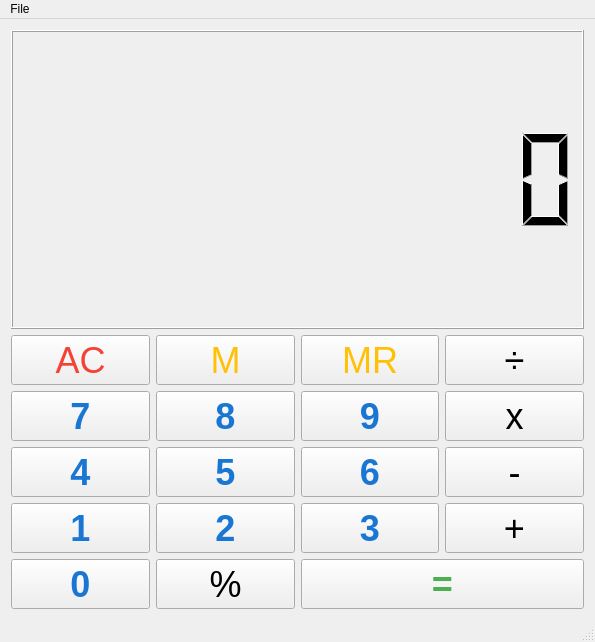
<?xml version="1.0" encoding="UTF-8"?>
<ui version="4.0">
 <class>MainWindow</class>
 <widget class="QMainWindow" name="MainWindow">
  <property name="geometry">
   <rect>
    <x>0</x>
    <y>0</y>
    <width>595</width>
    <height>642</height>
   </rect>
  </property>
  <property name="windowTitle">
   <string>Calculon</string>
  </property>
  <widget class="QWidget" name="centralWidget">
   <property name="sizePolicy">
    <sizepolicy hsizetype="Maximum" vsizetype="Maximum">
     <horstretch>0</horstretch>
     <verstretch>0</verstretch>
    </sizepolicy>
   </property>
   <layout class="QVBoxLayout" name="verticalLayout">
    <item>
     <widget class="QLCDNumber" name="lcdNumber">
      <property name="digitCount">
       <number>10</number>
      </property>
     </widget>
    </item>
    <item>
     <layout class="QGridLayout" name="gridLayout">
      <item row="1" column="2">
       <widget class="QPushButton" name="pushButton_mr">
        <property name="minimumSize">
         <size>
          <width>0</width>
          <height>50</height>
         </size>
        </property>
        <property name="font">
         <font>
          <pointsize>27</pointsize>
          <weight>50</weight>
          <bold>false</bold>
         </font>
        </property>
        <property name="styleSheet">
         <string notr="true">QPushButton {
   color: #FFC107;
}</string>
        </property>
        <property name="text">
         <string>MR</string>
        </property>
        <property name="shortcut">
         <string>R</string>
        </property>
       </widget>
      </item>
      <item row="4" column="0">
       <widget class="QPushButton" name="pushButton_n4">
        <property name="minimumSize">
         <size>
          <width>0</width>
          <height>50</height>
         </size>
        </property>
        <property name="font">
         <font>
          <pointsize>27</pointsize>
          <weight>75</weight>
          <bold>true</bold>
         </font>
        </property>
        <property name="styleSheet">
         <string notr="true">QPushButton {
color: #1976D2;
}</string>
        </property>
        <property name="text">
         <string>4</string>
        </property>
        <property name="shortcut">
         <string>4</string>
        </property>
       </widget>
      </item>
      <item row="1" column="1">
       <widget class="QPushButton" name="pushButton_m">
        <property name="minimumSize">
         <size>
          <width>0</width>
          <height>50</height>
         </size>
        </property>
        <property name="font">
         <font>
          <pointsize>27</pointsize>
          <weight>50</weight>
          <bold>false</bold>
         </font>
        </property>
        <property name="styleSheet">
         <string notr="true">QPushButton {
   color: #FFC107;
}</string>
        </property>
        <property name="text">
         <string>M</string>
        </property>
        <property name="shortcut">
         <string>M</string>
        </property>
       </widget>
      </item>
      <item row="6" column="1">
       <widget class="QPushButton" name="pushButton_pc">
        <property name="minimumSize">
         <size>
          <width>0</width>
          <height>50</height>
         </size>
        </property>
        <property name="font">
         <font>
          <pointsize>27</pointsize>
          <weight>50</weight>
          <bold>false</bold>
         </font>
        </property>
        <property name="text">
         <string>%</string>
        </property>
        <property name="shortcut">
         <string>%</string>
        </property>
       </widget>
      </item>
      <item row="1" column="3">
       <widget class="QPushButton" name="pushButton_div">
        <property name="minimumSize">
         <size>
          <width>0</width>
          <height>50</height>
         </size>
        </property>
        <property name="font">
         <font>
          <pointsize>27</pointsize>
          <weight>50</weight>
          <bold>false</bold>
         </font>
        </property>
        <property name="text">
         <string>÷</string>
        </property>
        <property name="shortcut">
         <string>/</string>
        </property>
       </widget>
      </item>
      <item row="5" column="1">
       <widget class="QPushButton" name="pushButton_n2">
        <property name="minimumSize">
         <size>
          <width>0</width>
          <height>50</height>
         </size>
        </property>
        <property name="font">
         <font>
          <pointsize>27</pointsize>
          <weight>75</weight>
          <bold>true</bold>
         </font>
        </property>
        <property name="styleSheet">
         <string notr="true">QPushButton {
color: #1976D2;
}</string>
        </property>
        <property name="text">
         <string>2</string>
        </property>
        <property name="shortcut">
         <string>2</string>
        </property>
       </widget>
      </item>
      <item row="2" column="1">
       <widget class="QPushButton" name="pushButton_n8">
        <property name="minimumSize">
         <size>
          <width>0</width>
          <height>50</height>
         </size>
        </property>
        <property name="font">
         <font>
          <pointsize>27</pointsize>
          <weight>75</weight>
          <bold>true</bold>
         </font>
        </property>
        <property name="styleSheet">
         <string notr="true">QPushButton {
color: #1976D2;
}</string>
        </property>
        <property name="text">
         <string>8</string>
        </property>
        <property name="shortcut">
         <string>8</string>
        </property>
       </widget>
      </item>
      <item row="2" column="3">
       <widget class="QPushButton" name="pushButton_mul">
        <property name="minimumSize">
         <size>
          <width>0</width>
          <height>50</height>
         </size>
        </property>
        <property name="font">
         <font>
          <pointsize>27</pointsize>
          <weight>50</weight>
          <bold>false</bold>
         </font>
        </property>
        <property name="text">
         <string>x</string>
        </property>
        <property name="shortcut">
         <string>*</string>
        </property>
       </widget>
      </item>
      <item row="4" column="3">
       <widget class="QPushButton" name="pushButton_sub">
        <property name="minimumSize">
         <size>
          <width>0</width>
          <height>50</height>
         </size>
        </property>
        <property name="font">
         <font>
          <pointsize>27</pointsize>
          <weight>50</weight>
          <bold>false</bold>
         </font>
        </property>
        <property name="text">
         <string>-</string>
        </property>
        <property name="shortcut">
         <string>-</string>
        </property>
       </widget>
      </item>
      <item row="5" column="0">
       <widget class="QPushButton" name="pushButton_n1">
        <property name="minimumSize">
         <size>
          <width>0</width>
          <height>50</height>
         </size>
        </property>
        <property name="font">
         <font>
          <pointsize>27</pointsize>
          <weight>75</weight>
          <bold>true</bold>
         </font>
        </property>
        <property name="styleSheet">
         <string notr="true">QPushButton {
color: #1976D2;
}</string>
        </property>
        <property name="text">
         <string>1</string>
        </property>
        <property name="shortcut">
         <string>1</string>
        </property>
       </widget>
      </item>
      <item row="2" column="0">
       <widget class="QPushButton" name="pushButton_n7">
        <property name="minimumSize">
         <size>
          <width>0</width>
          <height>50</height>
         </size>
        </property>
        <property name="font">
         <font>
          <pointsize>27</pointsize>
          <weight>75</weight>
          <bold>true</bold>
         </font>
        </property>
        <property name="styleSheet">
         <string notr="true">QPushButton {
color: #1976D2;
}</string>
        </property>
        <property name="text">
         <string>7</string>
        </property>
        <property name="shortcut">
         <string>7</string>
        </property>
       </widget>
      </item>
      <item row="4" column="2">
       <widget class="QPushButton" name="pushButton_n6">
        <property name="minimumSize">
         <size>
          <width>0</width>
          <height>50</height>
         </size>
        </property>
        <property name="font">
         <font>
          <pointsize>27</pointsize>
          <weight>75</weight>
          <bold>true</bold>
         </font>
        </property>
        <property name="styleSheet">
         <string notr="true">QPushButton {
color: #1976D2;
}</string>
        </property>
        <property name="text">
         <string>6</string>
        </property>
        <property name="shortcut">
         <string>6</string>
        </property>
       </widget>
      </item>
      <item row="1" column="0">
       <widget class="QPushButton" name="pushButton_ac">
        <property name="minimumSize">
         <size>
          <width>0</width>
          <height>50</height>
         </size>
        </property>
        <property name="font">
         <font>
          <pointsize>27</pointsize>
          <weight>50</weight>
          <bold>false</bold>
         </font>
        </property>
        <property name="styleSheet">
         <string notr="true">QPushButton {
    color: #f44336;
}</string>
        </property>
        <property name="text">
         <string>AC</string>
        </property>
        <property name="shortcut">
         <string>Esc</string>
        </property>
       </widget>
      </item>
      <item row="5" column="2">
       <widget class="QPushButton" name="pushButton_n3">
        <property name="minimumSize">
         <size>
          <width>0</width>
          <height>50</height>
         </size>
        </property>
        <property name="font">
         <font>
          <pointsize>27</pointsize>
          <weight>75</weight>
          <bold>true</bold>
         </font>
        </property>
        <property name="styleSheet">
         <string notr="true">QPushButton {
color: #1976D2;
}</string>
        </property>
        <property name="text">
         <string>3</string>
        </property>
        <property name="shortcut">
         <string>3</string>
        </property>
       </widget>
      </item>
      <item row="4" column="1">
       <widget class="QPushButton" name="pushButton_n5">
        <property name="minimumSize">
         <size>
          <width>0</width>
          <height>50</height>
         </size>
        </property>
        <property name="font">
         <font>
          <pointsize>27</pointsize>
          <weight>75</weight>
          <bold>true</bold>
         </font>
        </property>
        <property name="styleSheet">
         <string notr="true">QPushButton {
color: #1976D2;
}</string>
        </property>
        <property name="text">
         <string>5</string>
        </property>
        <property name="shortcut">
         <string>5</string>
        </property>
       </widget>
      </item>
      <item row="6" column="2" colspan="2">
       <widget class="QPushButton" name="pushButton_eq">
        <property name="minimumSize">
         <size>
          <width>0</width>
          <height>50</height>
         </size>
        </property>
        <property name="font">
         <font>
          <pointsize>27</pointsize>
          <weight>75</weight>
          <bold>true</bold>
         </font>
        </property>
        <property name="styleSheet">
         <string notr="true">QPushButton {
color: #4CAF50;
}</string>
        </property>
        <property name="text">
         <string>=</string>
        </property>
        <property name="shortcut">
         <string>Return</string>
        </property>
       </widget>
      </item>
      <item row="5" column="3">
       <widget class="QPushButton" name="pushButton_add">
        <property name="minimumSize">
         <size>
          <width>0</width>
          <height>50</height>
         </size>
        </property>
        <property name="font">
         <font>
          <pointsize>27</pointsize>
          <weight>50</weight>
          <bold>false</bold>
         </font>
        </property>
        <property name="text">
         <string>+</string>
        </property>
        <property name="shortcut">
         <string>+</string>
        </property>
       </widget>
      </item>
      <item row="6" column="0">
       <widget class="QPushButton" name="pushButton_n0">
        <property name="minimumSize">
         <size>
          <width>0</width>
          <height>50</height>
         </size>
        </property>
        <property name="font">
         <font>
          <pointsize>27</pointsize>
          <weight>75</weight>
          <bold>true</bold>
         </font>
        </property>
        <property name="styleSheet">
         <string notr="true">QPushButton {
color: #1976D2;
}</string>
        </property>
        <property name="text">
         <string>0</string>
        </property>
        <property name="shortcut">
         <string>0</string>
        </property>
       </widget>
      </item>
      <item row="2" column="2">
       <widget class="QPushButton" name="pushButton_n9">
        <property name="minimumSize">
         <size>
          <width>0</width>
          <height>50</height>
         </size>
        </property>
        <property name="font">
         <font>
          <pointsize>27</pointsize>
          <weight>75</weight>
          <bold>true</bold>
         </font>
        </property>
        <property name="styleSheet">
         <string notr="true">QPushButton {
color: #1976D2;
}</string>
        </property>
        <property name="text">
         <string>9</string>
        </property>
        <property name="shortcut">
         <string>9</string>
        </property>
       </widget>
      </item>
     </layout>
    </item>
   </layout>
  </widget>
  <widget class="QMenuBar" name="menuBar">
   <property name="geometry">
    <rect>
     <x>0</x>
     <y>0</y>
     <width>595</width>
     <height>26</height>
    </rect>
   </property>
   <widget class="QMenu" name="menuFile">
    <property name="title">
     <string>File</string>
    </property>
    <addaction name="actionReset"/>
    <addaction name="actionExit"/>
   </widget>
   <addaction name="menuFile"/>
  </widget>
  <widget class="QStatusBar" name="statusBar"/>
  <action name="actionExit">
   <property name="text">
    <string>Exit</string>
   </property>
   <property name="shortcut">
    <string>Ctrl+Q</string>
   </property>
  </action>
  <action name="actionReset">
   <property name="text">
    <string>Reset</string>
   </property>
   <property name="shortcut">
    <string>Ctrl+R</string>
   </property>
  </action>
 </widget>
 <layoutdefault spacing="6" margin="11"/>
 <resources/>
 <connections/>
</ui>
